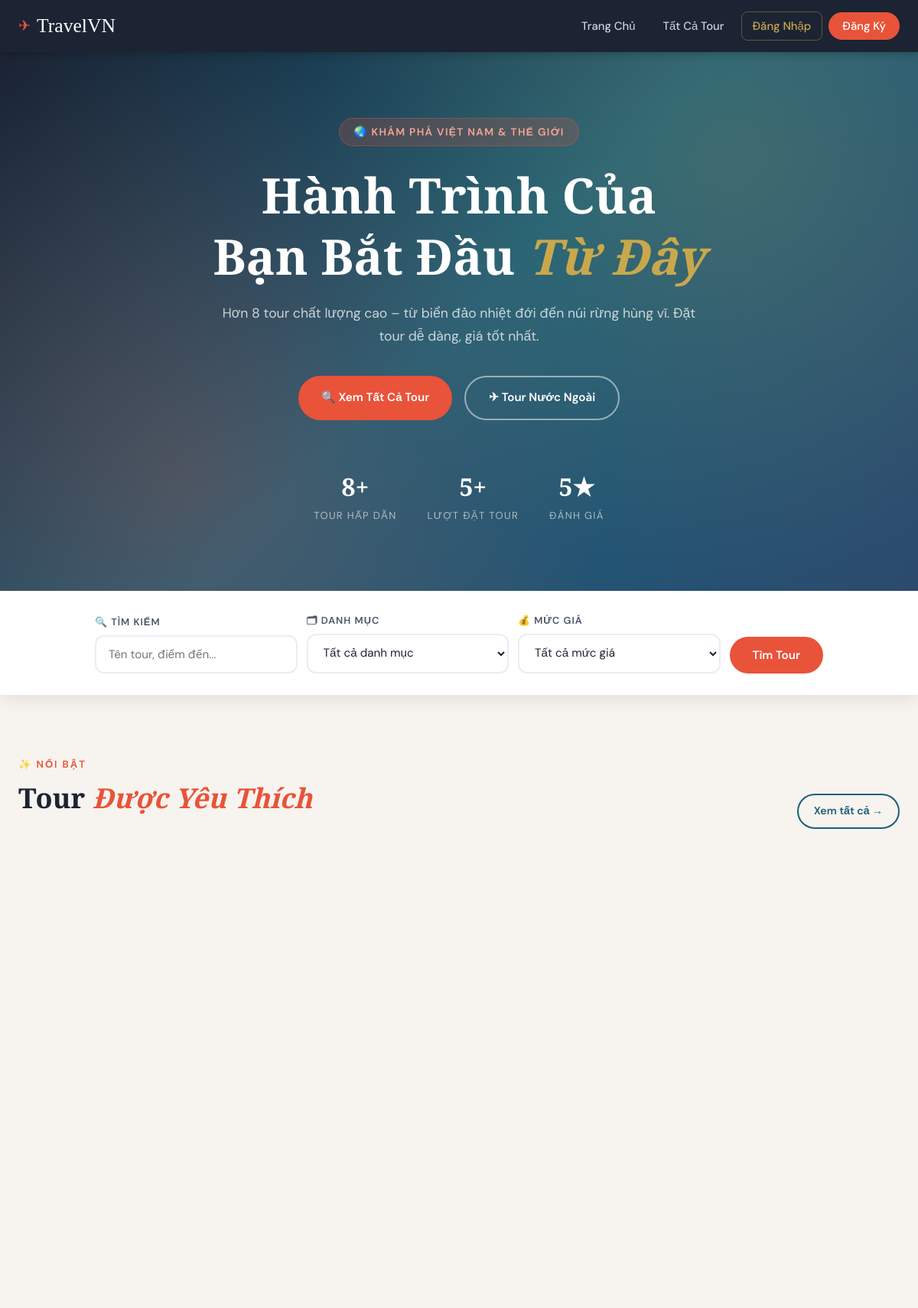
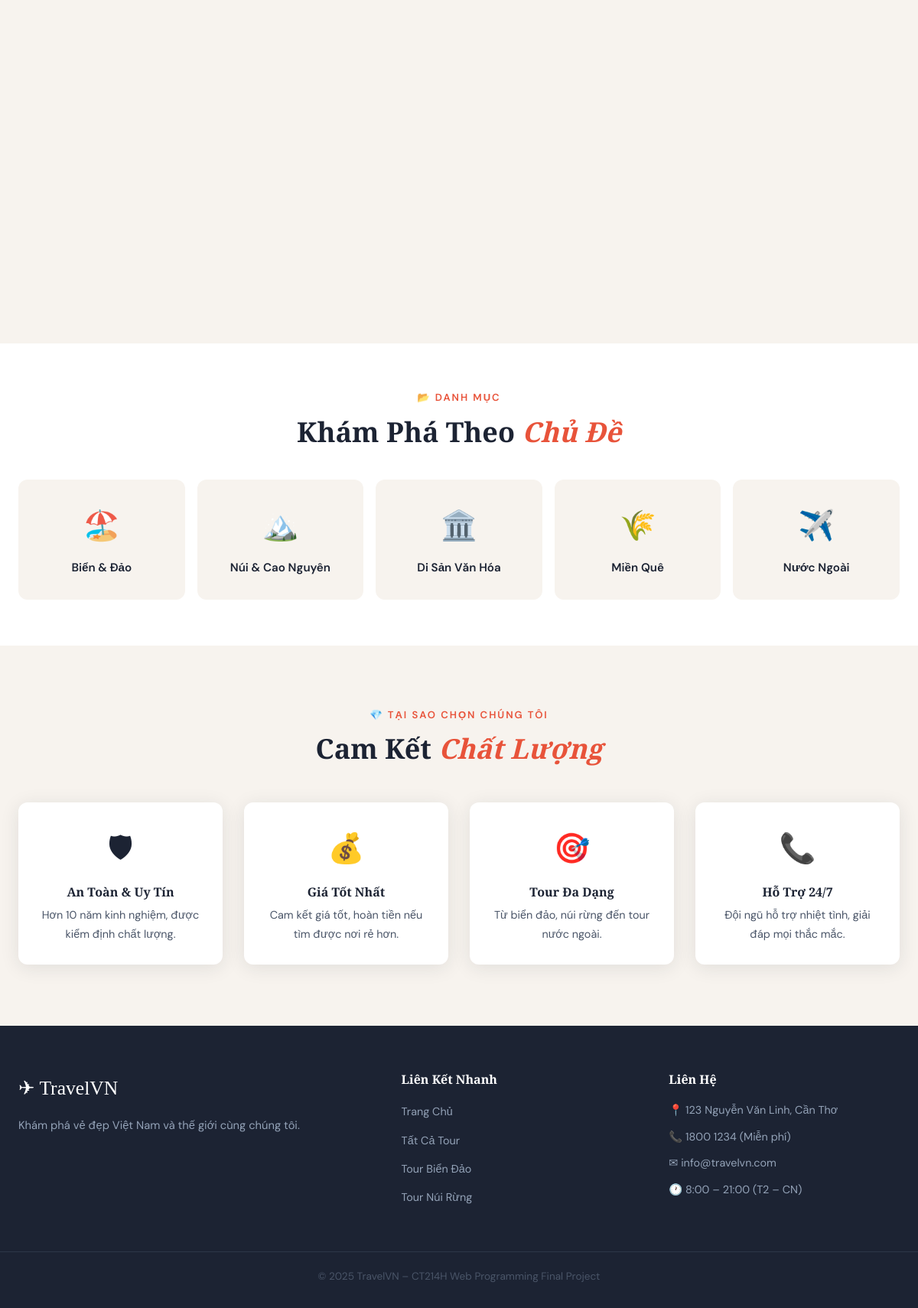
The page / on the database its author committed (2 pictures, top to bottom).
### tables this page shows
CREATE TABLE categories (
    id INT AUTO_INCREMENT PRIMARY KEY,
    name VARCHAR(100) NOT NULL,
    icon VARCHAR(10) DEFAULT '🌍',
    description TEXT,
    created_at TIMESTAMP DEFAULT CURRENT_TIMESTAMP
);

### index.php (the view, shortened to what this page needs)
<?php
require_once 'includes/header.php';
$cats = $conn->query("SELECT * FROM categories ORDER BY id");
$totalTours    = $conn->query("SELECT COUNT(*) FROM tours WHERE status='active'")->fetch_row()[0];
$totalBookings = $conn->query("SELECT COUNT(*) FROM bookings")->fetch_row()[0];
?>
<section class="hero">
    <div class="hero-content">
        <div class="hero-tag">🌏 Khám Phá Việt Nam & Thế Giới</div>
        <h1>Hành Trình Của Bạn Bắt Đầu <em>Từ Đây</em></h1>
        <p class="hero-sub">Hơn <?= $totalTours ?> tour chất lượng cao – từ biển đảo nhiệt đới đến núi rừng hùng vĩ. Đặt tour dễ dàng, giá tốt nhất.</p>
        <div class="hero-btns">
            <a href="tours.php" class="btn btn-primary">🔍 Xem Tất Cả Tour</a>
            <a href="tours.php?category=5" class="btn btn-outline" style="color:#fff;border-color:rgba(255,255,255,.5)">✈ Tour Nước Ngoài</a>
        </div>
        <div class="hero-stats">
            <div class="stat"><div class="stat-num"><?= $totalTours ?>+</div><div class="stat-label">Tour Hấp Dẫn</div></div>
            <div class="stat"><div class="stat-num"><?= $totalBookings ?>+</div><div class="stat-label">Lượt Đặt Tour</div></div>
            <div class="stat"><div class="stat-num">5★</div><div class="stat-label">Đánh Giá</div></div>
        </div>
    </div>
</section>
<section class="search-section">
    <form class="search-form container" action="tours.php" method="GET">
        <div class="search-field">
            <label>🔍 Tìm kiếm</label>
            <input type="text" name="search" class="search-input" placeholder="Tên tour, điểm đến...">
        </div>
        <div class="search-field">
            <label>🗂 Danh mục</label>
            <select name="category" class="search-select">
                <option value="">Tất cả danh mục</option>
            </select>
        </div>
        <div class="search-field">
            <label>💰 Mức giá</label>
            <select name="price_max" class="search-select">
                <option value="">Tất cả mức giá</option>
            </select>
        </div>
        <button type="submit" class="btn btn-primary search-btn">Tìm Tour</button>
    </form>
</section>
<section class="tours-section">
    <div class="container">
        <div class="section-header">
            <div>
                <p class="section-label">✨ Nổi Bật</p>
                <h2 class="section-title">Tour <span>Được Yêu Thích</span></h2>
            </div>
            <a href="tours.php" class="btn btn-outline btn-sm">Xem tất cả →</a>
        </div>
        <div class="tours-grid">
        </div>
    </div>
</section>
<section style="padding:60px 0;background:#fff;">
    <div class="container">
        <div class="text-center" style="margin-bottom:40px;">
            <p class="section-label">📂 Danh Mục</p>
            <h2 class="section-title">Khám Phá Theo <span>Chủ Đề</span></h2>
        </div>
        <div style="display:grid;grid-template-columns:repeat(auto-fill,minmax(180px,1fr));gap:16px;">
        <?php $cats->data_seek(0); while ($c = $cats->fetch_assoc()): ?>
            <a href="tours.php?category=<?= $c['id'] ?>" style="background:var(--light);border-radius:var(--radius);padding:28px 16px;text-align:center;transition:.25s ease;display:block;">
                <div style="font-size:2.4rem;margin-bottom:10px;"><?= $c['icon'] ?></div>
                <div style="font-weight:600;color:var(--dark);font-size:.95rem;"><?= htmlspecialchars($c['name']) ?></div>
            </a>
        <?php endwhile; ?>
        </div>
    </div>
</section>
<section style="padding:80px 0;">
    <div class="container">
        <div class="text-center" style="margin-bottom:48px;">
            <p class="section-label">💎 Tại Sao Chọn Chúng Tôi</p>
            <h2 class="section-title">Cam Kết <span>Chất Lượng</span></h2>
        </div>
        <div style="display:grid;grid-template-columns:repeat(auto-fill,minmax(220px,1fr));gap:28px;">
            <?php
            $features = [
                ['🛡', 'An Toàn & Uy Tín', 'Hơn 10 năm kinh nghiệm, được kiểm định chất lượng.'],
                ['💰', 'Giá Tốt Nhất', 'Cam kết giá tốt, hoàn tiền nếu tìm được nơi rẻ hơn.'],
                ['🎯', 'Tour Đa Dạng', 'Từ biển đảo, núi rừng đến tour nước ngoài.'],
                ['📞', 'Hỗ Trợ 24/7', 'Đội ngũ hỗ trợ nhiệt tình, giải đáp mọi thắc mắc.'],
            ];
            foreach ($features as $f): ?>
            <div style="background:#fff;border-radius:var(--radius);padding:28px;box-shadow:var(--shadow);text-align:center;">
                <div style="font-size:2.4rem;margin-bottom:14px;"><?= $f[0] ?></div>
                <h4 style="margin-bottom:8px;"><?= $f[1] ?></h4>
                <p style="font-size:.9rem;margin:0;"><?= $f[2] ?></p>
            </div>
            <?php endforeach; ?>
        </div>
    </div>
</section>
<?php require_once 'includes/footer.php'; ?>

### css/style.css (style rules this page uses)
:root { --coral: #E8533A; --coral-dk: #C4402A; --teal: #1A5F7A; --teal-lt: #2980a8; --gold: #C9A84C; --cream: #FDF6ED; --dark: #1C2333; --mid: #4A5568; --light: #F7F3EE; --white: #FFFFFF; --shadow: 0 4px 24px rgba(28,35,51,.10); --shadow-lg:0 12px 40px rgba(28,35,51,.18); --radius: 12px; --radius-lg:20px; --font-head:'Playfair Display', Georgia, serif; --font-body:'DM Sans', Arial, sans-serif; --transition: .25s ease; }
*, *::before, *::after { margin:0; padding:0; box-sizing:border-box; }
html { scroll-behavior:smooth; }
body { background:var(--light); color:var(--dark); font-family:var(--font-body); line-height:1.7; }
a { color:inherit; text-decoration:none; }
h1,h2,h3,h4 { font-family:var(--font-head); color:var(--dark); line-height:1.25; }
h1 { font-size:clamp(2rem,5vw,3.5rem); }
h2 { font-size:clamp(1.6rem,3vw,2.4rem); }
p { color:var(--mid); margin-bottom:.75em; }
.container { max-width:1240px; margin:0 auto; padding:0 24px; }
.btn { display:inline-flex; align-items:center; gap:8px; padding:14px 30px; border-radius:50px; font-family:var(--font-body); font-weight:600; font-size:.95rem; cursor:pointer; border:none; transition: all var(--transition); }
.btn-primary { background:var(--coral); color:#fff; }
.btn-outline { background:transparent; color:var(--teal); border:2px solid var(--teal); }
.btn-sm { padding:9px 20px; font-size:.88rem; }
.section-label { font-family:var(--font-body); font-size:.82rem; font-weight:600; letter-spacing:.15em; text-transform:uppercase; color:var(--coral); margin-bottom:10px; }
.section-title { font-family:var(--font-head); margin-bottom:.5em; }
.section-title span { color:var(--coral); font-style:italic; }
.text-center { text-align:center; }
.hero { position:relative; min-height:88vh; display:flex; align-items:center; background: linear-gradient(135deg, #1C2333 0%, #1A5F7A 50%, #2C4A6E 100%); overflow:hidden; }
.hero::before { content:''; position:absolute; inset:0; background-image: radial-gradient(circle at 20% 80%, rgba(232,83,58,.25) 0%, transparent 50%), radial-gradient(circle at 80% 20%, rgba(201,168,76,.2) 0%, transparent 50%); }
.hero-content { position:relative; z-index:1; max-width:700px; padding:60px 24px; margin:0 auto; text-align:center; }
.hero-tag { display:inline-block; background:rgba(232,83,58,.2); border:1px solid rgba(232,83,58,.4); color:#F9A594; padding:6px 18px; border-radius:20px; font-size:.85rem; font-weight:600; letter-spacing:.1em; text-transform:uppercase; margin-bottom:24px; }
.hero h1 { color:#fff; font-size:clamp(2.4rem,6vw,4rem); margin-bottom:20px; }
.hero h1 em { color:var(--gold); font-style:italic; }
.hero-sub { color:rgba(255,255,255,.75); font-size:1.1rem; margin-bottom:36px; }
.hero-btns { display:flex; gap:16px; justify-content:center; flex-wrap:wrap; }
.hero-stats { display:flex; gap:40px; justify-content:center; margin-top:60px; }
.stat { text-align:center; }
.stat-num { font-family:var(--font-head); font-size:2rem; color:#fff; font-weight:700; }
.stat-label { font-size:.82rem; color:rgba(255,255,255,.6); text-transform:uppercase; letter-spacing:.1em; }
.search-section { background:var(--white); padding:0; box-shadow:var(--shadow); }
.search-form { max-width:1000px; margin:0 auto; padding:28px 24px; display:grid; grid-template-columns:1fr 1fr 1fr auto; gap:12px; align-items:end; }
.search-field label { display:block; font-size:.8rem; font-weight:600; color:var(--mid); margin-bottom:6px; text-transform:uppercase; letter-spacing:.08em; }
.search-input, .search-select { width:100%; padding:13px 16px; border:2px solid #E8EEF3; border-radius:var(--radius); font-family:var(--font-body); font-size:.95rem; color:var(--dark); background:#fff; transition:border-color var(--transition); }
.search-btn { white-space:nowrap; }
.tours-section { padding:80px 0; }
.section-header { display:flex; align-items:flex-end; justify-content:space-between; margin-bottom:40px; }
.tours-grid { display:grid; grid-template-columns:repeat(auto-fill, minmax(320px,1fr)); gap:28px; }

### rows shown on the page
categories: icon "🏖️", name "Biển & Đảo"
categories: icon "🏔️", name "Núi & Cao Nguyên"
categories: icon "🏛️", name "Di Sản Văn Hóa"
categories: icon "🌾", name "Miền Quê"
categories: icon "✈️", name "Nước Ngoài"

### other values the page prints
$totalTours "8"
$totalBookings "5"
$f[0] "🛡"
$f[1] "An Toàn & Uy Tín"
$f[2] "Hơn 10 năm kinh nghiệm, được kiểm định chất lượng."
$f[0] "💰"
$f[1] "Giá Tốt Nhất"
$f[2] "Cam kết giá tốt, hoàn tiền nếu tìm được nơi rẻ hơn."
$f[0] "🎯"
$f[1] "Tour Đa Dạng"
$f[2] "Từ biển đảo, núi rừng đến tour nước ngoài."
$f[0] "📞"
$f[1] "Hỗ Trợ 24/7"
$f[2] "Đội ngũ hỗ trợ nhiệt tình, giải đáp mọi thắc mắc."
